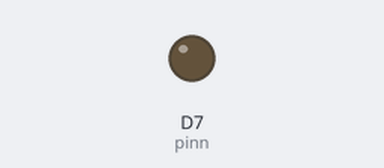
A sketch run on a simulated ESP8266 (NodeMCU). On the bench: output pins drawn as LEDs (lit = HIGH). WiFi joins after 1.5 s; servers stay silent unless stated; network time is answered at once with the bench clock; the local clock reads 2024-03-15 10:24:30 at power-on unless the sketch sets it; random numbers use the default seed unless the sketch sets one; no MQTT or app messages arrive unless stated; what the sketch prints to the serial monitor is not drawn. At 3.1 s the program puts the board to deep sleep or switches it off; the recording ends there.

Above: at 0.1 s.
At 2.6 s:
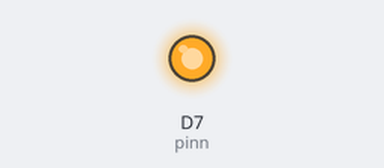
Timing chart, 0 to 3.1 s (numbered marks = the images above):
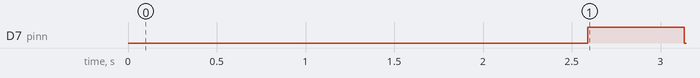

The sketch:

MQTT_net_JSON_RTC_WIFI.ino.ino
```cpp
#include <ArduinoJson.h>
#include <ESP8266WiFi.h>
#include <PubSubClient.h>
#include <NTPClient.h>
#include <WiFiUdp.h>

#define pinn  D7
#define ADCC  A0


// WiFi
const char *ssid = "LANCOMBEIA"; // Enter your WiFi name
const char *password = "beialancom";  // Enter WiFi password

const long utcOffsetInSeconds = 7200;   // time zone offset relative to UTC , in seconds
char daysOfTheWeek[7][12] = {"Sunday", "Monday", "Tuesday", "Wednesday", "Thursday", "Friday", "Saturday"};
// Define NTP Client to get time
WiFiUDP ntpUDP;     // UDP instance that is used for some functions
NTPClient timeClient(ntpUDP, "pool.ntp.org", utcOffsetInSeconds);


// MQTT Broker
const char *mqtt_broker = "mqtt.beia-telemetrie.ro";
const char *topic = "training/robi/esp8266test";
const char *topic2 = "training/robi/esp8266conter";
const char *topic3 = "training/robi/esp8266test2";
const char *mqtt_username = "";
const char *mqtt_password = "";
const int mqtt_port = 1883;
WiFiClient espClient;
PubSubClient client(espClient);
StaticJsonDocument<512> doc;


char eee[] = "{\"ttt\":44}";
int yy = 0;
int rr;
float qqw;
char tt[][200] =
{
  "Rage without focus is no weapon at all. Take this lesson back to the Blood God. - Lorgar, Primarch" ,
  "Foolish are those who fear nothing, yet claim to know everything. - Warhammer 40k, Imperium " ,
  "All power demands sacrifice... and pain. The universe rewards those willing to spill their life's blood for the promise of power. - Sindri Myr" ,
  "Fear the shadows; despise the night. There are horrors that no man can face and survive. - Codex: Dark Eldar" ,
  "For the foes of Mankind, the only mercy is a swift death. - Imperial Armour Volume Two" ,
  "A suspicious mind is a healthy mind. - Warhammer 40k, Imperium" ,
  "Even a man who has nothing can still offer his life. - Warhammer 40k, Imperium" ,
  "It is the duty of the Initiate to pass on what he has learned of the craft of death and thus paves the way for the heroes of the future. - Initiate Rammius" ,
  "Into the fires of battle! Unto the anvil of war! - Codex: Space Marines" ,
  "We ride upon the wings of the storm. What hope of escape can our foes have? - Spiccare, Sergeant" ,
  "Life is the Emperor's currency, spend it well. - Warhammer 40k, Imperium" ,
  "Show me a fortress and I'll show you a ruin. - Captain Edain Bourne, Warhammer 40k Seige, p. 105"
};
float uvIntensity ;


void callback(char *topic, byte *payload, unsigned int length)
{
  Serial.print("Message arrived in topic: ");
  Serial.println(topic);
  Serial.print("Message:");
  for (int i = 0; i < length; i++)
  {
    Serial.print((char) payload[i]);
  }
  Serial.println();
  Serial.println("-----------------------");
}


void setup()
{
  // Set software serial baud to 115200;
  Serial.begin(115200);
  pinMode(pinn , OUTPUT);
  pinMode(ADCC , INPUT);

  WiFi.begin(ssid, password);

  while ( WiFi.status() != WL_CONNECTED ) {
    delay ( 500 );
    Serial.print ( "." );
  }


  // connecting to a WiFi network
  WiFi.begin(ssid, password);
  while (WiFi.status() != WL_CONNECTED)
  {
    delay(15000);
    Serial.println("Connecting to WiFi..");
  }
  Serial.println("Connected to the WiFi network");
  //connecting to a mqtt broker
  client.setServer(mqtt_broker, mqtt_port);
  client.setCallback(callback);
  while (!client.connected())
  {
    String client_id = "ROBERT: ";
    client_id += String(WiFi.macAddress());
    Serial.printf("The client %s connects to the public mqtt broker\n", client_id.c_str());
    if (client.connect(client_id.c_str(), mqtt_username, mqtt_password))
    {
      Serial.println("Public emqx mqtt broker connected");
    }
    else
    {
      Serial.print("failed with state ");
      Serial.print(client.state());
      delay(2000);
    }
  }
  // publish and subscribe
  client.publish(topic, "THE EMPEROR PROTECTS");
  client.subscribe(topic);
  timeClient.begin();
}


//The Arduino Map function but for floats
//From: http://forum.arduino.cc/index.php?topic=3922.0
float mapfloat(float x, float in_min, float in_max, float out_min, float out_max)
{
  return (x - in_min) * (out_max - out_min) / (in_max - in_min) + out_min;
}


void loop()
{
  timeClient.update();
  Serial.print(daysOfTheWeek[timeClient.getDay()]);
  Serial.print(", ");
  Serial.print(timeClient.getHours());
  Serial.print(":");
  Serial.print(timeClient.getMinutes());
  Serial.print(":");
  Serial.println(timeClient.getSeconds());
  //Serial.println(timeClient.getFormattedTime());

  delay(1000);


  char sus_var[512] ;
  // itoa(yy, sus_var, 10);
  digitalWrite(pinn, HIGH);
  client.loop();
  Serial.println(yy);
  rr = random(0, 12);
  Serial.print("random: ");
  Serial.println(   rr  );


  qqw = analogRead(ADCC);
  Serial.print("TENSIUNE RAW: ");
  Serial.println(   qqw  );
  qqw = qqw * 3.33 / 1023;
  Serial.print("TENSIUNE [V]: ");
  Serial.println(   qqw  );
  uvIntensity = mapfloat(qqw, 0.99, 2.9, 0.0, 15.0);
  Serial.print(" UV Intensity (mW/cm^2): ");
  Serial.print(uvIntensity);
  Serial.println();


  Serial.println(tt[rr]);
  client.publish(topic, tt[rr] );
  client.publish(topic3, eee );
  doc["sensor1"] = "fierbinte";
  doc["sensor2"] = 1351824120;
  doc["tensiune"] = qqw;
  doc["UV Intensity (mW/cm^2):"] = uvIntensity ;
  doc["40K"] = tt[rr];
  doc["Hours"] = timeClient.getHours();
  doc["Minutes"] = timeClient.getMinutes();
  doc["Seconds"] = timeClient.getSeconds();
  doc["time"] = timeClient.getFormattedTime();
  serializeJson(doc, sus_var);
  Serial.println("JSON: ");
  Serial.println(sus_var);
  client.publish(topic2, sus_var );
  delay(500);
  digitalWrite(pinn, LOW);


  Serial.println("XXXXXXXXXXXXXXXXXXXXXXXXXXXXXXXXXXXXXXXXXXXXXXXXXXXXXXXXXXXXXXXXXXXXXXXXXXXXXXXXXXXXXXXXXXXXXXXXXXXXXXXXXXXXXXXX");
  //delay(500000);
  Serial.println("I'm awake, but I'm going into deep sleep mode for 300 seconds");
  ESP.deepSleep(30e7);


}
```

Measured:
- by itself, D7 (pinn): LOW → HIGH at 2.6 s, → LOW 0.54 s later
